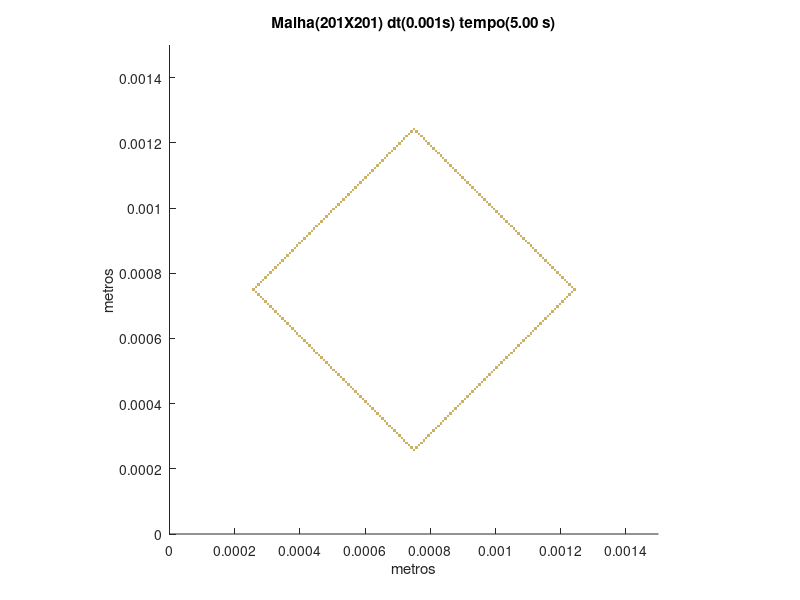

MATLAB code to generate this figure:
set (gca,'PlotBoxAspectRatio',[1 1 1],'Xlim',[0,0.0015],'Ylim',[0,0.0015])
hold on
title('Malha(201X201) dt(0.001s) tempo(5.00 s)')
hold on
ylabel('metros')
hold on
xlabel('metros')
hold on

fill([0.000746268656716418 0.000746268656716418 0.000753731343283582 0.000753731343283582],[0.000253731343283582 0.000261194029850746 0.000261194029850746 0.000253731343283582],[0.8,0.7,0.4],'LineStyle','none')

fill([0.000738805970149254 0.000738805970149254 0.000746268656716418 0.000746268656716418],[0.000261194029850746 0.00026865671641791 0.00026865671641791 0.000261194029850746],[0.8,0.7,0.4],'LineStyle','none')

fill([0.000753731343283582 0.000753731343283582 0.000761194029850746 0.000761194029850746],[0.000261194029850746 0.00026865671641791 0.00026865671641791 0.000261194029850746],[0.8,0.7,0.4],'LineStyle','none')

fill([0.00073134328358209 0.00073134328358209 0.000738805970149254 0.000738805970149254],[0.00026865671641791 0.000276119402985075 0.000276119402985075 0.00026865671641791],[0.8,0.7,0.4],'LineStyle','none')

fill([0.000761194029850746 0.000761194029850746 0.000768656716417911 0.000768656716417911],[0.00026865671641791 0.000276119402985075 0.000276119402985075 0.00026865671641791],[0.8,0.7,0.4],'LineStyle','none')

fill([0.000723880597014925 0.000723880597014925 0.00073134328358209 0.00073134328358209],[0.000276119402985075 0.000283582089552239 0.000283582089552239 0.000276119402985075],[0.8,0.7,0.4],'LineStyle','none')

fill([0.000768656716417911 0.000768656716417911 0.000776119402985075 0.000776119402985075],[0.000276119402985075 0.000283582089552239 0.000283582089552239 0.000276119402985075],[0.8,0.7,0.4],'LineStyle','none')

fill([0.000716417910447761 0.000716417910447761 0.000723880597014925 0.000723880597014925],[0.000283582089552239 0.000291044776119403 0.000291044776119403 0.000283582089552239],[0.8,0.7,0.4],'LineStyle','none')

fill([0.000776119402985075 0.000776119402985075 0.000783582089552239 0.000783582089552239],[0.000283582089552239 0.000291044776119403 0.000291044776119403 0.000283582089552239],[0.8,0.7,0.4],'LineStyle','none')

fill([0.000708955223880597 0.000708955223880597 0.000716417910447761 0.000716417910447761],[0.000291044776119403 0.000298507462686567 0.000298507462686567 0.000291044776119403],[0.8,0.7,0.4],'LineStyle','none')

fill([0.000783582089552239 0.000783582089552239 0.000791044776119403 0.000791044776119403],[0.000291044776119403 0.000298507462686567 0.000298507462686567 0.000291044776119403],[0.8,0.7,0.4],'LineStyle','none')

fill([0.000701492537313433 0.000701492537313433 0.000708955223880597 0.000708955223880597],[0.000298507462686567 0.000305970149253731 0.000305970149253731 0.000298507462686567],[0.8,0.7,0.4],'LineStyle','none')

fill([0.000791044776119403 0.000791044776119403 0.000798507462686567 0.000798507462686567],[0.000298507462686567 0.000305970149253731 0.000305970149253731 0.000298507462686567],[0.8,0.7,0.4],'LineStyle','none')

fill([0.000694029850746269 0.000694029850746269 0.000701492537313433 0.000701492537313433],[0.000305970149253731 0.000313432835820896 0.000313432835820896 0.000305970149253731],[0.8,0.7,0.4],'LineStyle','none')

fill([0.000798507462686567 0.000798507462686567 0.000805970149253731 0.000805970149253731],[0.000305970149253731 0.000313432835820896 0.000313432835820896 0.000305970149253731],[0.8,0.7,0.4],'LineStyle','none')

fill([0.000686567164179104 0.000686567164179104 0.000694029850746269 0.000694029850746269],[0.000313432835820896 0.00032089552238806 0.00032089552238806 0.000313432835820896],[0.8,0.7,0.4],'LineStyle','none')

fill([0.000805970149253731 0.000805970149253731 0.000813432835820896 0.000813432835820896],[0.000313432835820896 0.00032089552238806 0.00032089552238806 0.000313432835820896],[0.8,0.7,0.4],'LineStyle','none')

fill([0.00067910447761194 0.00067910447761194 0.000686567164179104 0.000686567164179104],[0.00032089552238806 0.000328358208955224 0.000328358208955224 0.00032089552238806],[0.8,0.7,0.4],'LineStyle','none')

fill([0.000813432835820896 0.000813432835820896 0.00082089552238806 0.00082089552238806],[0.00032089552238806 0.000328358208955224 0.000328358208955224 0.00032089552238806],[0.8,0.7,0.4],'LineStyle','none')

fill([0.000671641791044776 0.000671641791044776 0.00067910447761194 0.00067910447761194],[0.000328358208955224 0.000335820895522388 0.000335820895522388 0.000328358208955224],[0.8,0.7,0.4],'LineStyle','none')

fill([0.00082089552238806 0.00082089552238806 0.000828358208955224 0.000828358208955224],[0.000328358208955224 0.000335820895522388 0.000335820895522388 0.000328358208955224],[0.8,0.7,0.4],'LineStyle','none')

fill([0.000664179104477612 0.000664179104477612 0.000671641791044776 0.000671641791044776],[0.000335820895522388 0.000343283582089552 0.000343283582089552 0.000335820895522388],[0.8,0.7,0.4],'LineStyle','none')

fill([0.000828358208955224 0.000828358208955224 0.000835820895522388 0.000835820895522388],[0.000335820895522388 0.000343283582089552 0.000343283582089552 0.000335820895522388],[0.8,0.7,0.4],'LineStyle','none')

fill([0.000656716417910448 0.000656716417910448 0.000664179104477612 0.000664179104477612],[0.000343283582089552 0.000350746268656716 0.000350746268656716 0.000343283582089552],[0.8,0.7,0.4],'LineStyle','none')

fill([0.000835820895522388 0.000835820895522388 0.000843283582089552 0.000843283582089552],[0.000343283582089552 0.000350746268656716 0.000350746268656716 0.000343283582089552],[0.8,0.7,0.4],'LineStyle','none')

fill([0.000649253731343284 0.000649253731343284 0.000656716417910448 0.000656716417910448],[0.000350746268656716 0.000358208955223881 0.000358208955223881 0.000350746268656716],[0.8,0.7,0.4],'LineStyle','none')

fill([0.000843283582089552 0.000843283582089552 0.000850746268656716 0.000850746268656716],[0.000350746268656716 0.000358208955223881 0.000358208955223881 0.000350746268656716],[0.8,0.7,0.4],'LineStyle','none')

fill([0.000641791044776119 0.000641791044776119 0.000649253731343284 0.000649253731343284],[0.000358208955223881 0.000365671641791045 0.000365671641791045 0.000358208955223881],[0.8,0.7,0.4],'LineStyle','none')

fill([0.000850746268656716 0.000850746268656716 0.000858208955223881 0.000858208955223881],[0.000358208955223881 0.000365671641791045 0.000365671641791045 0.000358208955223881],[0.8,0.7,0.4],'LineStyle','none')

fill([0.000634328358208955 0.000634328358208955 0.000641791044776119 0.000641791044776119],[0.000365671641791045 0.000373134328358209 0.000373134328358209 0.000365671641791045],[0.8,0.7,0.4],'LineStyle','none')

fill([0.000858208955223881 0.000858208955223881 0.000865671641791045 0.000865671641791045],[0.000365671641791045 0.000373134328358209 0.000373134328358209 0.000365671641791045],[0.8,0.7,0.4],'LineStyle','none')

fill([0.000626865671641791 0.000626865671641791 0.000634328358208955 0.000634328358208955],[0.000373134328358209 0.000380597014925373 0.000380597014925373 0.000373134328358209],[0.8,0.7,0.4],'LineStyle','none')

fill([0.000865671641791045 0.000865671641791045 0.000873134328358209 0.000873134328358209],[0.000373134328358209 0.000380597014925373 0.000380597014925373 0.000373134328358209],[0.8,0.7,0.4],'LineStyle','none')

fill([0.000619402985074627 0.000619402985074627 0.000626865671641791 0.000626865671641791],[0.000380597014925373 0.000388059701492537 0.000388059701492537 0.000380597014925373],[0.8,0.7,0.4],'LineStyle','none')

fill([0.000873134328358209 0.000873134328358209 0.000880597014925373 0.000880597014925373],[0.000380597014925373 0.000388059701492537 0.000388059701492537 0.000380597014925373],[0.8,0.7,0.4],'LineStyle','none')

fill([0.000611940298507463 0.000611940298507463 0.000619402985074627 0.000619402985074627],[0.000388059701492537 0.000395522388059701 0.000395522388059701 0.000388059701492537],[0.8,0.7,0.4],'LineStyle','none')

fill([0.000880597014925373 0.000880597014925373 0.000888059701492537 0.000888059701492537],[0.000388059701492537 0.000395522388059701 0.000395522388059701 0.000388059701492537],[0.8,0.7,0.4],'LineStyle','none')

fill([0.000604477611940299 0.000604477611940299 0.000611940298507463 0.000611940298507463],[0.000395522388059701 0.000402985074626866 0.000402985074626866 0.000395522388059701],[0.8,0.7,0.4],'LineStyle','none')

fill([0.000888059701492537 0.000888059701492537 0.000895522388059702 0.000895522388059702],[0.000395522388059701 0.000402985074626866 0.000402985074626866 0.000395522388059701],[0.8,0.7,0.4],'LineStyle','none')

fill([0.000597014925373134 0.000597014925373134 0.000604477611940299 0.000604477611940299],[0.000402985074626866 0.00041044776119403 0.00041044776119403 0.000402985074626866],[0.8,0.7,0.4],'LineStyle','none')

fill([0.000895522388059702 0.000895522388059702 0.000902985074626866 0.000902985074626866],[0.000402985074626866 0.00041044776119403 0.00041044776119403 0.000402985074626866],[0.8,0.7,0.4],'LineStyle','none')

fill([0.00058955223880597 0.00058955223880597 0.000597014925373134 0.000597014925373134],[0.00041044776119403 0.000417910447761194 0.000417910447761194 0.00041044776119403],[0.8,0.7,0.4],'LineStyle','none')

fill([0.000902985074626866 0.000902985074626866 0.00091044776119403 0.00091044776119403],[0.00041044776119403 0.000417910447761194 0.000417910447761194 0.00041044776119403],[0.8,0.7,0.4],'LineStyle','none')

fill([0.000582089552238806 0.000582089552238806 0.00058955223880597 0.00058955223880597],[0.000417910447761194 0.000425373134328358 0.000425373134328358 0.000417910447761194],[0.8,0.7,0.4],'LineStyle','none')

fill([0.00091044776119403 0.00091044776119403 0.000917910447761194 0.000917910447761194],[0.000417910447761194 0.000425373134328358 0.000425373134328358 0.000417910447761194],[0.8,0.7,0.4],'LineStyle','none')

fill([0.000574626865671642 0.000574626865671642 0.000582089552238806 0.000582089552238806],[0.000425373134328358 0.000432835820895522 0.000432835820895522 0.000425373134328358],[0.8,0.7,0.4],'LineStyle','none')

fill([0.000917910447761194 0.000917910447761194 0.000925373134328358 0.000925373134328358],[0.000425373134328358 0.000432835820895522 0.000432835820895522 0.000425373134328358],[0.8,0.7,0.4],'LineStyle','none')

fill([0.000567164179104478 0.000567164179104478 0.000574626865671642 0.000574626865671642],[0.000432835820895522 0.000440298507462687 0.000440298507462687 0.000432835820895522],[0.8,0.7,0.4],'LineStyle','none')

fill([0.000925373134328358 0.000925373134328358 0.000932835820895522 0.000932835820895522],[0.000432835820895522 0.000440298507462687 0.000440298507462687 0.000432835820895522],[0.8,0.7,0.4],'LineStyle','none')

fill([0.000559701492537313 0.000559701492537313 0.000567164179104478 0.000567164179104478],[0.000440298507462687 0.000447761194029851 0.000447761194029851 0.000440298507462687],[0.8,0.7,0.4],'LineStyle','none')

fill([0.000932835820895522 0.000932835820895522 0.000940298507462687 0.000940298507462687],[0.000440298507462687 0.000447761194029851 0.000447761194029851 0.000440298507462687],[0.8,0.7,0.4],'LineStyle','none')

fill([0.000552238805970149 0.000552238805970149 0.000559701492537313 0.000559701492537313],[0.000447761194029851 0.000455223880597015 0.000455223880597015 0.000447761194029851],[0.8,0.7,0.4],'LineStyle','none')

fill([0.000940298507462687 0.000940298507462687 0.000947761194029851 0.000947761194029851],[0.000447761194029851 0.000455223880597015 0.000455223880597015 0.000447761194029851],[0.8,0.7,0.4],'LineStyle','none')

fill([0.000544776119402985 0.000544776119402985 0.000552238805970149 0.000552238805970149],[0.000455223880597015 0.000462686567164179 0.000462686567164179 0.000455223880597015],[0.8,0.7,0.4],'LineStyle','none')

fill([0.000947761194029851 0.000947761194029851 0.000955223880597015 0.000955223880597015],[0.000455223880597015 0.000462686567164179 0.000462686567164179 0.000455223880597015],[0.8,0.7,0.4],'LineStyle','none')

fill([0.000537313432835821 0.000537313432835821 0.000544776119402985 0.000544776119402985],[0.000462686567164179 0.000470149253731343 0.000470149253731343 0.000462686567164179],[0.8,0.7,0.4],'LineStyle','none')

fill([0.000955223880597015 0.000955223880597015 0.000962686567164179 0.000962686567164179],[0.000462686567164179 0.000470149253731343 0.000470149253731343 0.000462686567164179],[0.8,0.7,0.4],'LineStyle','none')

fill([0.000529850746268657 0.000529850746268657 0.000537313432835821 0.000537313432835821],[0.000470149253731343 0.000477611940298507 0.000477611940298507 0.000470149253731343],[0.8,0.7,0.4],'LineStyle','none')

fill([0.000962686567164179 0.000962686567164179 0.000970149253731343 0.000970149253731343],[0.000470149253731343 0.000477611940298507 0.000477611940298507 0.000470149253731343],[0.8,0.7,0.4],'LineStyle','none')

fill([0.000522388059701493 0.000522388059701493 0.000529850746268657 0.000529850746268657],[0.000477611940298507 0.000485074626865672 0.000485074626865672 0.000477611940298507],[0.8,0.7,0.4],'LineStyle','none')

fill([0.000970149253731343 0.000970149253731343 0.000977611940298507 0.000977611940298507],[0.000477611940298507 0.000485074626865672 0.000485074626865672 0.000477611940298507],[0.8,0.7,0.4],'LineStyle','none')

fill([0.000514925373134328 0.000514925373134328 0.000522388059701493 0.000522388059701493],[0.000485074626865672 0.000492537313432836 0.000492537313432836 0.000485074626865672],[0.8,0.7,0.4],'LineStyle','none')

fill([0.000977611940298507 0.000977611940298507 0.000985074626865672 0.000985074626865672],[0.000485074626865672 0.000492537313432836 0.000492537313432836 0.000485074626865672],[0.8,0.7,0.4],'LineStyle','none')

fill([0.000507462686567164 0.000507462686567164 0.000514925373134328 0.000514925373134328],[0.000492537313432836 0.0005 0.0005 0.000492537313432836],[0.8,0.7,0.4],'LineStyle','none')

fill([0.000985074626865672 0.000985074626865672 0.000992537313432836 0.000992537313432836],[0.000492537313432836 0.0005 0.0005 0.000492537313432836],[0.8,0.7,0.4],'LineStyle','none')

fill([0.0005 0.0005 0.000507462686567164 0.000507462686567164],[0.0005 0.000507462686567164 0.000507462686567164 0.0005],[0.8,0.7,0.4],'LineStyle','none')

fill([0.000992537313432836 0.000992537313432836 0.001 0.001],[0.0005 0.000507462686567164 0.000507462686567164 0.0005],[0.8,0.7,0.4],'LineStyle','none')

fill([0.000492537313432836 0.000492537313432836 0.0005 0.0005],[0.000507462686567164 0.000514925373134328 0.000514925373134328 0.000507462686567164],[0.8,0.7,0.4],'LineStyle','none')

fill([0.001 0.001 0.00100746268656716 0.00100746268656716],[0.000507462686567164 0.000514925373134328 0.000514925373134328 0.000507462686567164],[0.8,0.7,0.4],'LineStyle','none')

fill([0.000485074626865672 0.000485074626865672 0.000492537313432836 0.000492537313432836],[0.000514925373134328 0.000522388059701493 0.000522388059701493 0.000514925373134328],[0.8,0.7,0.4],'LineStyle','none')

fill([0.00100746268656716 0.00100746268656716 0.00101492537313433 0.00101492537313433],[0.000514925373134328 0.000522388059701493 0.000522388059701493 0.000514925373134328],[0.8,0.7,0.4],'LineStyle','none')

fill([0.000477611940298507 0.000477611940298507 0.000485074626865672 0.000485074626865672],[0.000522388059701493 0.000529850746268657 0.000529850746268657 0.000522388059701493],[0.8,0.7,0.4],'LineStyle','none')

fill([0.00101492537313433 0.00101492537313433 0.00102238805970149 0.00102238805970149],[0.000522388059701493 0.000529850746268657 0.000529850746268657 0.000522388059701493],[0.8,0.7,0.4],'LineStyle','none')

fill([0.000470149253731343 0.000470149253731343 0.000477611940298507 0.000477611940298507],[0.000529850746268657 0.000537313432835821 0.000537313432835821 0.000529850746268657],[0.8,0.7,0.4],'LineStyle','none')

fill([0.00102238805970149 0.00102238805970149 0.00102985074626866 0.00102985074626866],[0.000529850746268657 0.000537313432835821 0.000537313432835821 0.000529850746268657],[0.8,0.7,0.4],'LineStyle','none')

fill([0.000462686567164179 0.000462686567164179 0.000470149253731343 0.000470149253731343],[0.000537313432835821 0.000544776119402985 0.000544776119402985 0.000537313432835821],[0.8,0.7,0.4],'LineStyle','none')

fill([0.00102985074626866 0.00102985074626866 0.00103731343283582 0.00103731343283582],[0.000537313432835821 0.000544776119402985 0.000544776119402985 0.000537313432835821],[0.8,0.7,0.4],'LineStyle','none')

fill([0.000455223880597015 0.000455223880597015 0.000462686567164179 0.000462686567164179],[0.000544776119402985 0.000552238805970149 0.000552238805970149 0.000544776119402985],[0.8,0.7,0.4],'LineStyle','none')

fill([0.00103731343283582 0.00103731343283582 0.00104477611940299 0.00104477611940299],[0.000544776119402985 0.000552238805970149 0.000552238805970149 0.000544776119402985],[0.8,0.7,0.4],'LineStyle','none')

fill([0.000447761194029851 0.000447761194029851 0.000455223880597015 0.000455223880597015],[0.000552238805970149 0.000559701492537313 0.000559701492537313 0.000552238805970149],[0.8,0.7,0.4],'LineStyle','none')

fill([0.00104477611940299 0.00104477611940299 0.00105223880597015 0.00105223880597015],[0.000552238805970149 0.000559701492537313 0.000559701492537313 0.000552238805970149],[0.8,0.7,0.4],'LineStyle','none')

fill([0.000440298507462687 0.000440298507462687 0.000447761194029851 0.000447761194029851],[0.000559701492537313 0.000567164179104478 0.000567164179104478 0.000559701492537313],[0.8,0.7,0.4],'LineStyle','none')

fill([0.00105223880597015 0.00105223880597015 0.00105970149253731 0.00105970149253731],[0.000559701492537313 0.000567164179104478 0.000567164179104478 0.000559701492537313],[0.8,0.7,0.4],'LineStyle','none')

fill([0.000432835820895522 0.000432835820895522 0.000440298507462687 0.000440298507462687],[0.000567164179104478 0.000574626865671642 0.000574626865671642 0.000567164179104478],[0.8,0.7,0.4],'LineStyle','none')

fill([0.00105970149253731 0.00105970149253731 0.00106716417910448 0.00106716417910448],[0.000567164179104478 0.000574626865671642 0.000574626865671642 0.000567164179104478],[0.8,0.7,0.4],'LineStyle','none')

fill([0.000425373134328358 0.000425373134328358 0.000432835820895522 0.000432835820895522],[0.000574626865671642 0.000582089552238806 0.000582089552238806 0.000574626865671642],[0.8,0.7,0.4],'LineStyle','none')

fill([0.00106716417910448 0.00106716417910448 0.00107462686567164 0.00107462686567164],[0.000574626865671642 0.000582089552238806 0.000582089552238806 0.000574626865671642],[0.8,0.7,0.4],'LineStyle','none')

fill([0.000417910447761194 0.000417910447761194 0.000425373134328358 0.000425373134328358],[0.000582089552238806 0.00058955223880597 0.00058955223880597 0.000582089552238806],[0.8,0.7,0.4],'LineStyle','none')

fill([0.00107462686567164 0.00107462686567164 0.00108208955223881 0.00108208955223881],[0.000582089552238806 0.00058955223880597 0.00058955223880597 0.000582089552238806],[0.8,0.7,0.4],'LineStyle','none')

fill([0.00041044776119403 0.00041044776119403 0.000417910447761194 0.000417910447761194],[0.00058955223880597 0.000597014925373134 0.000597014925373134 0.00058955223880597],[0.8,0.7,0.4],'LineStyle','none')

fill([0.00108208955223881 0.00108208955223881 0.00108955223880597 0.00108955223880597],[0.00058955223880597 0.000597014925373134 0.000597014925373134 0.00058955223880597],[0.8,0.7,0.4],'LineStyle','none')

fill([0.000402985074626866 0.000402985074626866 0.00041044776119403 0.00041044776119403],[0.000597014925373134 0.000604477611940299 0.000604477611940299 0.000597014925373134],[0.8,0.7,0.4],'LineStyle','none')

fill([0.00108955223880597 0.00108955223880597 0.00109701492537313 0.00109701492537313],[0.000597014925373134 0.000604477611940299 0.000604477611940299 0.000597014925373134],[0.8,0.7,0.4],'LineStyle','none')

fill([0.000395522388059701 0.000395522388059701 0.000402985074626866 0.000402985074626866],[0.000604477611940299 0.000611940298507463 0.000611940298507463 0.000604477611940299],[0.8,0.7,0.4],'LineStyle','none')

fill([0.00109701492537313 0.00109701492537313 0.0011044776119403 0.0011044776119403],[0.000604477611940299 0.000611940298507463 0.000611940298507463 0.000604477611940299],[0.8,0.7,0.4],'LineStyle','none')

fill([0.000388059701492537 0.000388059701492537 0.000395522388059701 0.000395522388059701],[0.000611940298507463 0.000619402985074627 0.000619402985074627 0.000611940298507463],[0.8,0.7,0.4],'LineStyle','none')

fill([0.0011044776119403 0.0011044776119403 0.00111194029850746 0.00111194029850746],[0.000611940298507463 0.000619402985074627 0.000619402985074627 0.000611940298507463],[0.8,0.7,0.4],'LineStyle','none')

fill([0.000380597014925373 0.000380597014925373 0.000388059701492537 0.000388059701492537],[0.000619402985074627 0.000626865671641791 0.000626865671641791 0.000619402985074627],[0.8,0.7,0.4],'LineStyle','none')

fill([0.00111194029850746 0.00111194029850746 0.00111940298507463 0.00111940298507463],[0.000619402985074627 0.000626865671641791 0.000626865671641791 0.000619402985074627],[0.8,0.7,0.4],'LineStyle','none')

fill([0.000373134328358209 0.000373134328358209 0.000380597014925373 0.000380597014925373],[0.000626865671641791 0.000634328358208955 0.000634328358208955 0.000626865671641791],[0.8,0.7,0.4],'LineStyle','none')

fill([0.00111940298507463 0.00111940298507463 0.00112686567164179 0.00112686567164179],[0.000626865671641791 0.000634328358208955 0.000634328358208955 0.000626865671641791],[0.8,0.7,0.4],'LineStyle','none')

fill([0.000365671641791045 0.000365671641791045 0.000373134328358209 0.000373134328358209],[0.000634328358208955 0.000641791044776119 0.000641791044776119 0.000634328358208955],[0.8,0.7,0.4],'LineStyle','none')

fill([0.00112686567164179 0.00112686567164179 0.00113432835820896 0.00113432835820896],[0.000634328358208955 0.000641791044776119 0.000641791044776119 0.000634328358208955],[0.8,0.7,0.4],'LineStyle','none')

fill([0.000358208955223881 0.000358208955223881 0.000365671641791045 0.000365671641791045],[0.000641791044776119 0.000649253731343284 0.000649253731343284 0.000641791044776119],[0.8,0.7,0.4],'LineStyle','none')

fill([0.00113432835820896 0.00113432835820896 0.00114179104477612 0.00114179104477612],[0.000641791044776119 0.000649253731343284 0.000649253731343284 0.000641791044776119],[0.8,0.7,0.4],'LineStyle','none')

fill([0.000350746268656716 0.000350746268656716 0.000358208955223881 0.000358208955223881],[0.000649253731343284 0.000656716417910448 0.000656716417910448 0.000649253731343284],[0.8,0.7,0.4],'LineStyle','none')

fill([0.00114179104477612 0.00114179104477612 0.00114925373134328 0.00114925373134328],[0.000649253731343284 0.000656716417910448 0.000656716417910448 0.000649253731343284],[0.8,0.7,0.4],'LineStyle','none')

fill([0.000343283582089552 0.000343283582089552 0.000350746268656716 0.000350746268656716],[0.000656716417910448 0.000664179104477612 0.000664179104477612 0.000656716417910448],[0.8,0.7,0.4],'LineStyle','none')

fill([0.00114925373134328 0.00114925373134328 0.00115671641791045 0.00115671641791045],[0.000656716417910448 0.000664179104477612 0.000664179104477612 0.000656716417910448],[0.8,0.7,0.4],'LineStyle','none')

fill([0.000335820895522388 0.000335820895522388 0.000343283582089552 0.000343283582089552],[0.000664179104477612 0.000671641791044776 0.000671641791044776 0.000664179104477612],[0.8,0.7,0.4],'LineStyle','none')

fill([0.00115671641791045 0.00115671641791045 0.00116417910447761 0.00116417910447761],[0.000664179104477612 0.000671641791044776 0.000671641791044776 0.000664179104477612],[0.8,0.7,0.4],'LineStyle','none')

fill([0.000328358208955224 0.000328358208955224 0.000335820895522388 0.000335820895522388],[0.000671641791044776 0.00067910447761194 0.00067910447761194 0.000671641791044776],[0.8,0.7,0.4],'LineStyle','none')

fill([0.00116417910447761 0.00116417910447761 0.00117164179104478 0.00117164179104478],[0.000671641791044776 0.00067910447761194 0.00067910447761194 0.000671641791044776],[0.8,0.7,0.4],'LineStyle','none')

fill([0.00032089552238806 0.00032089552238806 0.000328358208955224 0.000328358208955224],[0.00067910447761194 0.000686567164179104 0.000686567164179104 0.00067910447761194],[0.8,0.7,0.4],'LineStyle','none')

fill([0.00117164179104478 0.00117164179104478 0.00117910447761194 0.00117910447761194],[0.00067910447761194 0.000686567164179104 0.000686567164179104 0.00067910447761194],[0.8,0.7,0.4],'LineStyle','none')

fill([0.000313432835820896 0.000313432835820896 0.00032089552238806 0.00032089552238806],[0.000686567164179104 0.000694029850746269 0.000694029850746269 0.000686567164179104],[0.8,0.7,0.4],'LineStyle','none')

fill([0.00117910447761194 0.00117910447761194 0.0011865671641791 0.0011865671641791],[0.000686567164179104 0.000694029850746269 0.000694029850746269 0.000686567164179104],[0.8,0.7,0.4],'LineStyle','none')

fill([0.000305970149253731 0.000305970149253731 0.000313432835820896 0.000313432835820896],[0.000694029850746269 0.000701492537313433 0.000701492537313433 0.000694029850746269],[0.8,0.7,0.4],'LineStyle','none')

fill([0.0011865671641791 0.0011865671641791 0.00119402985074627 0.00119402985074627],[0.000694029850746269 0.000701492537313433 0.000701492537313433 0.000694029850746269],[0.8,0.7,0.4],'LineStyle','none')

fill([0.000298507462686567 0.000298507462686567 0.000305970149253731 0.000305970149253731],[0.000701492537313433 0.000708955223880597 0.000708955223880597 0.000701492537313433],[0.8,0.7,0.4],'LineStyle','none')

fill([0.00119402985074627 0.00119402985074627 0.00120149253731343 0.00120149253731343],[0.000701492537313433 0.000708955223880597 0.000708955223880597 0.000701492537313433],[0.8,0.7,0.4],'LineStyle','none')

fill([0.000291044776119403 0.000291044776119403 0.000298507462686567 0.000298507462686567],[0.000708955223880597 0.000716417910447761 0.000716417910447761 0.000708955223880597],[0.8,0.7,0.4],'LineStyle','none')

fill([0.00120149253731343 0.00120149253731343 0.0012089552238806 0.0012089552238806],[0.000708955223880597 0.000716417910447761 0.000716417910447761 0.000708955223880597],[0.8,0.7,0.4],'LineStyle','none')

fill([0.000283582089552239 0.000283582089552239 0.000291044776119403 0.000291044776119403],[0.000716417910447761 0.000723880597014925 0.000723880597014925 0.000716417910447761],[0.8,0.7,0.4],'LineStyle','none')

fill([0.0012089552238806 0.0012089552238806 0.00121641791044776 0.00121641791044776],[0.000716417910447761 0.000723880597014925 0.000723880597014925 0.000716417910447761],[0.8,0.7,0.4],'LineStyle','none')

fill([0.000276119402985075 0.000276119402985075 0.000283582089552239 0.000283582089552239],[0.000723880597014925 0.00073134328358209 0.00073134328358209 0.000723880597014925],[0.8,0.7,0.4],'LineStyle','none')

fill([0.00121641791044776 0.00121641791044776 0.00122388059701493 0.00122388059701493],[0.000723880597014925 0.00073134328358209 0.00073134328358209 0.000723880597014925],[0.8,0.7,0.4],'LineStyle','none')

fill([0.00026865671641791 0.00026865671641791 0.000276119402985075 0.000276119402985075],[0.00073134328358209 0.000738805970149254 0.000738805970149254 0.00073134328358209],[0.8,0.7,0.4],'LineStyle','none')

fill([0.00122388059701493 0.00122388059701493 0.00123134328358209 0.00123134328358209],[0.00073134328358209 0.000738805970149254 0.000738805970149254 0.00073134328358209],[0.8,0.7,0.4],'LineStyle','none')

fill([0.000261194029850746 0.000261194029850746 0.00026865671641791 0.00026865671641791],[0.000738805970149254 0.000746268656716418 0.000746268656716418 0.000738805970149254],[0.8,0.7,0.4],'LineStyle','none')

fill([0.00123134328358209 0.00123134328358209 0.00123880597014925 0.00123880597014925],[0.000738805970149254 0.000746268656716418 0.000746268656716418 0.000738805970149254],[0.8,0.7,0.4],'LineStyle','none')

fill([0.000253731343283582 0.000253731343283582 0.000261194029850746 0.000261194029850746],[0.000746268656716418 0.000753731343283582 0.000753731343283582 0.000746268656716418],[0.8,0.7,0.4],'LineStyle','none')

fill([0.00123880597014925 0.00123880597014925 0.00124626865671642 0.00124626865671642],[0.000746268656716418 0.000753731343283582 0.000753731343283582 0.000746268656716418],[0.8,0.7,0.4],'LineStyle','none')

fill([0.000261194029850746 0.000261194029850746 0.00026865671641791 0.00026865671641791],[0.000753731343283582 0.000761194029850746 0.000761194029850746 0.000753731343283582],[0.8,0.7,0.4],'LineStyle','none')

fill([0.00123134328358209 0.00123134328358209 0.00123880597014925 0.00123880597014925],[0.000753731343283582 0.000761194029850746 0.000761194029850746 0.000753731343283582],[0.8,0.7,0.4],'LineStyle','none')

fill([0.00026865671641791 0.00026865671641791 0.000276119402985075 0.000276119402985075],[0.000761194029850746 0.000768656716417911 0.000768656716417911 0.000761194029850746],[0.8,0.7,0.4],'LineStyle','none')

fill([0.00122388059701493 0.00122388059701493 0.00123134328358209 0.00123134328358209],[0.000761194029850746 0.000768656716417911 0.000768656716417911 0.000761194029850746],[0.8,0.7,0.4],'LineStyle','none')

fill([0.000276119402985075 0.000276119402985075 0.000283582089552239 0.000283582089552239],[0.000768656716417911 0.000776119402985075 0.000776119402985075 0.000768656716417911],[0.8,0.7,0.4],'LineStyle','none')

fill([0.00121641791044776 0.00121641791044776 0.00122388059701493 0.00122388059701493],[0.000768656716417911 0.000776119402985075 0.000776119402985075 0.000768656716417911],[0.8,0.7,0.4],'LineStyle','none')

fill([0.000283582089552239 0.000283582089552239 0.000291044776119403 0.000291044776119403],[0.000776119402985075 0.000783582089552239 0.000783582089552239 0.000776119402985075],[0.8,0.7,0.4],'LineStyle','none')

fill([0.0012089552238806 0.0012089552238806 0.00121641791044776 0.00121641791044776],[0.000776119402985075 0.000783582089552239 0.000783582089552239 0.000776119402985075],[0.8,0.7,0.4],'LineStyle','none')

fill([0.000291044776119403 0.000291044776119403 0.000298507462686567 0.000298507462686567],[0.000783582089552239 0.000791044776119403 0.000791044776119403 0.000783582089552239],[0.8,0.7,0.4],'LineStyle','none')

fill([0.00120149253731343 0.00120149253731343 0.0012089552238806 0.0012089552238806],[0.000783582089552239 0.000791044776119403 0.000791044776119403 0.000783582089552239],[0.8,0.7,0.4],'LineStyle','none')

fill([0.000298507462686567 0.000298507462686567 0.000305970149253731 0.000305970149253731],[0.000791044776119403 0.000798507462686567 0.000798507462686567 0.000791044776119403],[0.8,0.7,0.4],'LineStyle','none')

fill([0.00119402985074627 0.00119402985074627 0.00120149253731343 0.00120149253731343],[0.000791044776119403 0.000798507462686567 0.000798507462686567 0.000791044776119403],[0.8,0.7,0.4],'LineStyle','none')

fill([0.000305970149253731 0.000305970149253731 0.000313432835820896 0.000313432835820896],[0.000798507462686567 0.000805970149253731 0.000805970149253731 0.000798507462686567],[0.8,0.7,0.4],'LineStyle','none')

fill([0.0011865671641791 0.0011865671641791 0.00119402985074627 0.00119402985074627],[0.000798507462686567 0.000805970149253731 0.000805970149253731 0.000798507462686567],[0.8,0.7,0.4],'LineStyle','none')

fill([0.000313432835820896 0.000313432835820896 0.00032089552238806 0.00032089552238806],[0.000805970149253731 0.000813432835820896 0.000813432835820896 0.000805970149253731],[0.8,0.7,0.4],'LineStyle','none')

fill([0.00117910447761194 0.00117910447761194 0.0011865671641791 0.0011865671641791],[0.000805970149253731 0.000813432835820896 0.000813432835820896 0.000805970149253731],[0.8,0.7,0.4],'LineStyle','none')

fill([0.00032089552238806 0.00032089552238806 0.000328358208955224 0.000328358208955224],[0.000813432835820896 0.00082089552238806 0.00082089552238806 0.000813432835820896],[0.8,0.7,0.4],'LineStyle','none')

fill([0.00117164179104478 0.00117164179104478 0.00117910447761194 0.00117910447761194],[0.000813432835820896 0.00082089552238806 0.00082089552238806 0.000813432835820896],[0.8,0.7,0.4],'LineStyle','none')

fill([0.000328358208955224 0.000328358208955224 0.000335820895522388 0.000335820895522388],[0.00082089552238806 0.000828358208955224 0.000828358208955224 0.00082089552238806],[0.8,0.7,0.4],'LineStyle','none')

fill([0.00116417910447761 0.00116417910447761 0.00117164179104478 0.00117164179104478],[0.00082089552238806 0.000828358208955224 0.000828358208955224 0.00082089552238806],[0.8,0.7,0.4],'LineStyle','none')

fill([0.000335820895522388 0.000335820895522388 0.000343283582089552 0.000343283582089552],[0.000828358208955224 0.000835820895522388 0.000835820895522388 0.000828358208955224],[0.8,0.7,0.4],'LineStyle','none')

fill([0.00115671641791045 0.00115671641791045 0.00116417910447761 0.00116417910447761],[0.000828358208955224 0.000835820895522388 0.000835820895522388 0.000828358208955224],[0.8,0.7,0.4],'LineStyle','none')

fill([0.000343283582089552 0.000343283582089552 0.000350746268656716 0.000350746268656716],[0.000835820895522388 0.000843283582089552 0.000843283582089552 0.000835820895522388],[0.8,0.7,0.4],'LineStyle','none')

fill([0.00114925373134328 0.00114925373134328 0.00115671641791045 0.00115671641791045],[0.000835820895522388 0.000843283582089552 0.000843283582089552 0.000835820895522388],[0.8,0.7,0.4],'LineStyle','none')

fill([0.000350746268656716 0.000350746268656716 0.000358208955223881 0.000358208955223881],[0.000843283582089552 0.000850746268656716 0.000850746268656716 0.000843283582089552],[0.8,0.7,0.4],'LineStyle','none')

fill([0.00114179104477612 0.00114179104477612 0.00114925373134328 0.00114925373134328],[0.000843283582089552 0.000850746268656716 0.000850746268656716 0.000843283582089552],[0.8,0.7,0.4],'LineStyle','none')

fill([0.000358208955223881 0.000358208955223881 0.000365671641791045 0.000365671641791045],[0.000850746268656716 0.000858208955223881 0.000858208955223881 0.000850746268656716],[0.8,0.7,0.4],'LineStyle','none')

fill([0.00113432835820896 0.00113432835820896 0.00114179104477612 0.00114179104477612],[0.000850746268656716 0.000858208955223881 0.000858208955223881 0.000850746268656716],[0.8,0.7,0.4],'LineStyle','none')

fill([0.000365671641791045 0.000365671641791045 0.000373134328358209 0.000373134328358209],[0.000858208955223881 0.000865671641791045 0.000865671641791045 0.000858208955223881],[0.8,0.7,0.4],'LineStyle','none')

fill([0.00112686567164179 0.00112686567164179 0.00113432835820896 0.00113432835820896],[0.000858208955223881 0.000865671641791045 0.000865671641791045 0.000858208955223881],[0.8,0.7,0.4],'LineStyle','none')

fill([0.000373134328358209 0.000373134328358209 0.000380597014925373 0.000380597014925373],[0.000865671641791045 0.000873134328358209 0.000873134328358209 0.000865671641791045],[0.8,0.7,0.4],'LineStyle','none')

fill([0.00111940298507463 0.00111940298507463 0.00112686567164179 0.00112686567164179],[0.000865671641791045 0.000873134328358209 0.000873134328358209 0.000865671641791045],[0.8,0.7,0.4],'LineStyle','none')

fill([0.000380597014925373 0.000380597014925373 0.000388059701492537 0.000388059701492537],[0.000873134328358209 0.000880597014925373 0.000880597014925373 0.000873134328358209],[0.8,0.7,0.4],'LineStyle','none')

fill([0.00111194029850746 0.00111194029850746 0.00111940298507463 0.00111940298507463],[0.000873134328358209 0.000880597014925373 0.000880597014925373 0.000873134328358209],[0.8,0.7,0.4],'LineStyle','none')

fill([0.000388059701492537 0.000388059701492537 0.000395522388059701 0.000395522388059701],[0.000880597014925373 0.000888059701492537 0.000888059701492537 0.000880597014925373],[0.8,0.7,0.4],'LineStyle','none')

fill([0.0011044776119403 0.0011044776119403 0.00111194029850746 0.00111194029850746],[0.000880597014925373 0.000888059701492537 0.000888059701492537 0.000880597014925373],[0.8,0.7,0.4],'LineStyle','none')

fill([0.000395522388059701 0.000395522388059701 0.000402985074626866 0.000402985074626866],[0.000888059701492537 0.000895522388059702 0.000895522388059702 0.000888059701492537],[0.8,0.7,0.4],'LineStyle','none')

fill([0.00109701492537313 0.00109701492537313 0.0011044776119403 0.0011044776119403],[0.000888059701492537 0.000895522388059702 0.000895522388059702 0.000888059701492537],[0.8,0.7,0.4],'LineStyle','none')

fill([0.000402985074626866 0.000402985074626866 0.00041044776119403 0.00041044776119403],[0.000895522388059702 0.000902985074626866 0.000902985074626866 0.000895522388059702],[0.8,0.7,0.4],'LineStyle','none')

fill([0.00108955223880597 0.00108955223880597 0.00109701492537313 0.00109701492537313],[0.000895522388059702 0.000902985074626866 0.000902985074626866 0.000895522388059702],[0.8,0.7,0.4],'LineStyle','none')

fill([0.00041044776119403 0.00041044776119403 0.000417910447761194 0.000417910447761194],[0.000902985074626866 0.00091044776119403 0.00091044776119403 0.000902985074626866],[0.8,0.7,0.4],'LineStyle','none')

fill([0.00108208955223881 0.00108208955223881 0.00108955223880597 0.00108955223880597],[0.000902985074626866 0.00091044776119403 0.00091044776119403 0.000902985074626866],[0.8,0.7,0.4],'LineStyle','none')

fill([0.000417910447761194 0.000417910447761194 0.000425373134328358 0.000425373134328358],[0.00091044776119403 0.000917910447761194 0.000917910447761194 0.00091044776119403],[0.8,0.7,0.4],'LineStyle','none')

fill([0.00107462686567164 0.00107462686567164 0.00108208955223881 0.00108208955223881],[0.00091044776119403 0.000917910447761194 0.000917910447761194 0.00091044776119403],[0.8,0.7,0.4],'LineStyle','none')

fill([0.000425373134328358 0.000425373134328358 0.000432835820895522 0.000432835820895522],[0.000917910447761194 0.000925373134328358 0.000925373134328358 0.000917910447761194],[0.8,0.7,0.4],'LineStyle','none')

fill([0.00106716417910448 0.00106716417910448 0.00107462686567164 0.00107462686567164],[0.000917910447761194 0.000925373134328358 0.000925373134328358 0.000917910447761194],[0.8,0.7,0.4],'LineStyle','none')

fill([0.000432835820895522 0.000432835820895522 0.000440298507462687 0.000440298507462687],[0.000925373134328358 0.000932835820895522 0.000932835820895522 0.000925373134328358],[0.8,0.7,0.4],'LineStyle','none')

fill([0.00105970149253731 0.00105970149253731 0.00106716417910448 0.00106716417910448],[0.000925373134328358 0.000932835820895522 0.000932835820895522 0.000925373134328358],[0.8,0.7,0.4],'LineStyle','none')

fill([0.000440298507462687 0.000440298507462687 0.000447761194029851 0.000447761194029851],[0.000932835820895522 0.000940298507462687 0.000940298507462687 0.000932835820895522],[0.8,0.7,0.4],'LineStyle','none')

fill([0.00105223880597015 0.00105223880597015 0.00105970149253731 0.00105970149253731],[0.000932835820895522 0.000940298507462687 0.000940298507462687 0.000932835820895522],[0.8,0.7,0.4],'LineStyle','none')

fill([0.000447761194029851 0.000447761194029851 0.000455223880597015 0.000455223880597015],[0.000940298507462687 0.000947761194029851 0.000947761194029851 0.000940298507462687],[0.8,0.7,0.4],'LineStyle','none')

fill([0.00104477611940299 0.00104477611940299 0.00105223880597015 0.00105223880597015],[0.000940298507462687 0.000947761194029851 0.000947761194029851 0.000940298507462687],[0.8,0.7,0.4],'LineStyle','none')

fill([0.000455223880597015 0.000455223880597015 0.000462686567164179 0.000462686567164179],[0.000947761194029851 0.000955223880597015 0.000955223880597015 0.000947761194029851],[0.8,0.7,0.4],'LineStyle','none')

fill([0.00103731343283582 0.00103731343283582 0.00104477611940299 0.00104477611940299],[0.000947761194029851 0.000955223880597015 0.000955223880597015 0.000947761194029851],[0.8,0.7,0.4],'LineStyle','none')

fill([0.000462686567164179 0.000462686567164179 0.000470149253731343 0.000470149253731343],[0.000955223880597015 0.000962686567164179 0.000962686567164179 0.000955223880597015],[0.8,0.7,0.4],'LineStyle','none')

fill([0.00102985074626866 0.00102985074626866 0.00103731343283582 0.00103731343283582],[0.000955223880597015 0.000962686567164179 0.000962686567164179 0.000955223880597015],[0.8,0.7,0.4],'LineStyle','none')

fill([0.000470149253731343 0.000470149253731343 0.000477611940298507 0.000477611940298507],[0.000962686567164179 0.000970149253731343 0.000970149253731343 0.000962686567164179],[0.8,0.7,0.4],'LineStyle','none')

fill([0.00102238805970149 0.00102238805970149 0.00102985074626866 0.00102985074626866],[0.000962686567164179 0.000970149253731343 0.000970149253731343 0.000962686567164179],[0.8,0.7,0.4],'LineStyle','none')

fill([0.000477611940298507 0.000477611940298507 0.000485074626865672 0.000485074626865672],[0.000970149253731343 0.000977611940298507 0.000977611940298507 0.000970149253731343],[0.8,0.7,0.4],'LineStyle','none')

fill([0.00101492537313433 0.00101492537313433 0.00102238805970149 0.00102238805970149],[0.000970149253731343 0.000977611940298507 0.000977611940298507 0.000970149253731343],[0.8,0.7,0.4],'LineStyle','none')

fill([0.000485074626865672 0.000485074626865672 0.000492537313432836 0.000492537313432836],[0.000977611940298507 0.000985074626865672 0.000985074626865672 0.000977611940298507],[0.8,0.7,0.4],'LineStyle','none')

fill([0.00100746268656716 0.00100746268656716 0.00101492537313433 0.00101492537313433],[0.000977611940298507 0.000985074626865672 0.000985074626865672 0.000977611940298507],[0.8,0.7,0.4],'LineStyle','none')

fill([0.000492537313432836 0.000492537313432836 0.0005 0.0005],[0.000985074626865672 0.000992537313432836 0.000992537313432836 0.000985074626865672],[0.8,0.7,0.4],'LineStyle','none')

fill([0.001 0.001 0.00100746268656716 0.00100746268656716],[0.000985074626865672 0.000992537313432836 0.000992537313432836 0.000985074626865672],[0.8,0.7,0.4],'LineStyle','none')

fill([0.0005 0.0005 0.000507462686567164 0.000507462686567164],[0.000992537313432836 0.001 0.001 0.000992537313432836],[0.8,0.7,0.4],'LineStyle','none')

fill([0.000992537313432836 0.000992537313432836 0.001 0.001],[0.000992537313432836 0.001 0.001 0.000992537313432836],[0.8,0.7,0.4],'LineStyle','none')

fill([0.000507462686567164 0.000507462686567164 0.000514925373134328 0.000514925373134328],[0.001 0.00100746268656716 0.00100746268656716 0.001],[0.8,0.7,0.4],'LineStyle','none')

fill([0.000985074626865672 0.000985074626865672 0.000992537313432836 0.000992537313432836],[0.001 0.00100746268656716 0.00100746268656716 0.001],[0.8,0.7,0.4],'LineStyle','none')

fill([0.000514925373134328 0.000514925373134328 0.000522388059701493 0.000522388059701493],[0.00100746268656716 0.00101492537313433 0.00101492537313433 0.00100746268656716],[0.8,0.7,0.4],'LineStyle','none')

fill([0.000977611940298507 0.000977611940298507 0.000985074626865672 0.000985074626865672],[0.00100746268656716 0.00101492537313433 0.00101492537313433 0.00100746268656716],[0.8,0.7,0.4],'LineStyle','none')

fill([0.000522388059701493 0.000522388059701493 0.000529850746268657 0.000529850746268657],[0.00101492537313433 0.00102238805970149 0.00102238805970149 0.00101492537313433],[0.8,0.7,0.4],'LineStyle','none')

fill([0.000970149253731343 0.000970149253731343 0.000977611940298507 0.000977611940298507],[0.00101492537313433 0.00102238805970149 0.00102238805970149 0.00101492537313433],[0.8,0.7,0.4],'LineStyle','none')

fill([0.000529850746268657 0.000529850746268657 0.000537313432835821 0.000537313432835821],[0.00102238805970149 0.00102985074626866 0.00102985074626866 0.00102238805970149],[0.8,0.7,0.4],'LineStyle','none')

fill([0.000962686567164179 0.000962686567164179 0.000970149253731343 0.000970149253731343],[0.00102238805970149 0.00102985074626866 0.00102985074626866 0.00102238805970149],[0.8,0.7,0.4],'LineStyle','none')

fill([0.000537313432835821 0.000537313432835821 0.000544776119402985 0.000544776119402985],[0.00102985074626866 0.00103731343283582 0.00103731343283582 0.00102985074626866],[0.8,0.7,0.4],'LineStyle','none')

fill([0.000955223880597015 0.000955223880597015 0.000962686567164179 0.000962686567164179],[0.00102985074626866 0.00103731343283582 0.00103731343283582 0.00102985074626866],[0.8,0.7,0.4],'LineStyle','none')

fill([0.000544776119402985 0.000544776119402985 0.000552238805970149 0.000552238805970149],[0.00103731343283582 0.00104477611940299 0.00104477611940299 0.00103731343283582],[0.8,0.7,0.4],'LineStyle','none')

fill([0.000947761194029851 0.000947761194029851 0.000955223880597015 0.000955223880597015],[0.00103731343283582 0.00104477611940299 0.00104477611940299 0.00103731343283582],[0.8,0.7,0.4],'LineStyle','none')

fill([0.000552238805970149 0.000552238805970149 0.000559701492537313 0.000559701492537313],[0.00104477611940299 0.00105223880597015 0.00105223880597015 0.00104477611940299],[0.8,0.7,0.4],'LineStyle','none')

fill([0.000940298507462687 0.000940298507462687 0.000947761194029851 0.000947761194029851],[0.00104477611940299 0.00105223880597015 0.00105223880597015 0.00104477611940299],[0.8,0.7,0.4],'LineStyle','none')

fill([0.000559701492537313 0.000559701492537313 0.000567164179104478 0.000567164179104478],[0.00105223880597015 0.00105970149253731 0.00105970149253731 0.00105223880597015],[0.8,0.7,0.4],'LineStyle','none')

fill([0.000932835820895522 0.000932835820895522 0.000940298507462687 0.000940298507462687],[0.00105223880597015 0.00105970149253731 0.00105970149253731 0.00105223880597015],[0.8,0.7,0.4],'LineStyle','none')

fill([0.000567164179104478 0.000567164179104478 0.000574626865671642 0.000574626865671642],[0.00105970149253731 0.00106716417910448 0.00106716417910448 0.00105970149253731],[0.8,0.7,0.4],'LineStyle','none')

fill([0.000925373134328358 0.000925373134328358 0.000932835820895522 0.000932835820895522],[0.00105970149253731 0.00106716417910448 0.00106716417910448 0.00105970149253731],[0.8,0.7,0.4],'LineStyle','none')

fill([0.000574626865671642 0.000574626865671642 0.000582089552238806 0.000582089552238806],[0.00106716417910448 0.00107462686567164 0.00107462686567164 0.00106716417910448],[0.8,0.7,0.4],'LineStyle','none')

fill([0.000917910447761194 0.000917910447761194 0.000925373134328358 0.000925373134328358],[0.00106716417910448 0.00107462686567164 0.00107462686567164 0.00106716417910448],[0.8,0.7,0.4],'LineStyle','none')

fill([0.000582089552238806 0.000582089552238806 0.00058955223880597 0.00058955223880597],[0.00107462686567164 0.00108208955223881 0.00108208955223881 0.00107462686567164],[0.8,0.7,0.4],'LineStyle','none')

fill([0.00091044776119403 0.00091044776119403 0.000917910447761194 0.000917910447761194],[0.00107462686567164 0.00108208955223881 0.00108208955223881 0.00107462686567164],[0.8,0.7,0.4],'LineStyle','none')

fill([0.00058955223880597 0.00058955223880597 0.000597014925373134 0.000597014925373134],[0.00108208955223881 0.00108955223880597 0.00108955223880597 0.00108208955223881],[0.8,0.7,0.4],'LineStyle','none')

fill([0.000902985074626866 0.000902985074626866 0.00091044776119403 0.00091044776119403],[0.00108208955223881 0.00108955223880597 0.00108955223880597 0.00108208955223881],[0.8,0.7,0.4],'LineStyle','none')

fill([0.000597014925373134 0.000597014925373134 0.000604477611940299 0.000604477611940299],[0.00108955223880597 0.00109701492537313 0.00109701492537313 0.00108955223880597],[0.8,0.7,0.4],'LineStyle','none')

fill([0.000895522388059702 0.000895522388059702 0.000902985074626866 0.000902985074626866],[0.00108955223880597 0.00109701492537313 0.00109701492537313 0.00108955223880597],[0.8,0.7,0.4],'LineStyle','none')

fill([0.000604477611940299 0.000604477611940299 0.000611940298507463 0.000611940298507463],[0.00109701492537313 0.0011044776119403 0.0011044776119403 0.00109701492537313],[0.8,0.7,0.4],'LineStyle','none')

fill([0.000888059701492537 0.000888059701492537 0.000895522388059702 0.000895522388059702],[0.00109701492537313 0.0011044776119403 0.0011044776119403 0.00109701492537313],[0.8,0.7,0.4],'LineStyle','none')

fill([0.000611940298507463 0.000611940298507463 0.000619402985074627 0.000619402985074627],[0.0011044776119403 0.00111194029850746 0.00111194029850746 0.0011044776119403],[0.8,0.7,0.4],'LineStyle','none')

fill([0.000880597014925373 0.000880597014925373 0.000888059701492537 0.000888059701492537],[0.0011044776119403 0.00111194029850746 0.00111194029850746 0.0011044776119403],[0.8,0.7,0.4],'LineStyle','none')

fill([0.000619402985074627 0.000619402985074627 0.000626865671641791 0.000626865671641791],[0.00111194029850746 0.00111940298507463 0.00111940298507463 0.00111194029850746],[0.8,0.7,0.4],'LineStyle','none')

fill([0.000873134328358209 0.000873134328358209 0.000880597014925373 0.000880597014925373],[0.00111194029850746 0.00111940298507463 0.00111940298507463 0.00111194029850746],[0.8,0.7,0.4],'LineStyle','none')

fill([0.000626865671641791 0.000626865671641791 0.000634328358208955 0.000634328358208955],[0.00111940298507463 0.00112686567164179 0.00112686567164179 0.00111940298507463],[0.8,0.7,0.4],'LineStyle','none')

fill([0.000865671641791045 0.000865671641791045 0.000873134328358209 0.000873134328358209],[0.00111940298507463 0.00112686567164179 0.00112686567164179 0.00111940298507463],[0.8,0.7,0.4],'LineStyle','none')

fill([0.000634328358208955 0.000634328358208955 0.000641791044776119 0.000641791044776119],[0.00112686567164179 0.00113432835820896 0.00113432835820896 0.00112686567164179],[0.8,0.7,0.4],'LineStyle','none')

fill([0.000858208955223881 0.000858208955223881 0.000865671641791045 0.000865671641791045],[0.00112686567164179 0.00113432835820896 0.00113432835820896 0.00112686567164179],[0.8,0.7,0.4],'LineStyle','none')

fill([0.000641791044776119 0.000641791044776119 0.000649253731343284 0.000649253731343284],[0.00113432835820896 0.00114179104477612 0.00114179104477612 0.00113432835820896],[0.8,0.7,0.4],'LineStyle','none')

fill([0.000850746268656716 0.000850746268656716 0.000858208955223881 0.000858208955223881],[0.00113432835820896 0.00114179104477612 0.00114179104477612 0.00113432835820896],[0.8,0.7,0.4],'LineStyle','none')

fill([0.000649253731343284 0.000649253731343284 0.000656716417910448 0.000656716417910448],[0.00114179104477612 0.00114925373134328 0.00114925373134328 0.00114179104477612],[0.8,0.7,0.4],'LineStyle','none')

fill([0.000843283582089552 0.000843283582089552 0.000850746268656716 0.000850746268656716],[0.00114179104477612 0.00114925373134328 0.00114925373134328 0.00114179104477612],[0.8,0.7,0.4],'LineStyle','none')

fill([0.000656716417910448 0.000656716417910448 0.000664179104477612 0.000664179104477612],[0.00114925373134328 0.00115671641791045 0.00115671641791045 0.00114925373134328],[0.8,0.7,0.4],'LineStyle','none')

fill([0.000835820895522388 0.000835820895522388 0.000843283582089552 0.000843283582089552],[0.00114925373134328 0.00115671641791045 0.00115671641791045 0.00114925373134328],[0.8,0.7,0.4],'LineStyle','none')

fill([0.000664179104477612 0.000664179104477612 0.000671641791044776 0.000671641791044776],[0.00115671641791045 0.00116417910447761 0.00116417910447761 0.00115671641791045],[0.8,0.7,0.4],'LineStyle','none')

fill([0.000828358208955224 0.000828358208955224 0.000835820895522388 0.000835820895522388],[0.00115671641791045 0.00116417910447761 0.00116417910447761 0.00115671641791045],[0.8,0.7,0.4],'LineStyle','none')

fill([0.000671641791044776 0.000671641791044776 0.00067910447761194 0.00067910447761194],[0.00116417910447761 0.00117164179104478 0.00117164179104478 0.00116417910447761],[0.8,0.7,0.4],'LineStyle','none')

fill([0.00082089552238806 0.00082089552238806 0.000828358208955224 0.000828358208955224],[0.00116417910447761 0.00117164179104478 0.00117164179104478 0.00116417910447761],[0.8,0.7,0.4],'LineStyle','none')

fill([0.00067910447761194 0.00067910447761194 0.000686567164179104 0.000686567164179104],[0.00117164179104478 0.00117910447761194 0.00117910447761194 0.00117164179104478],[0.8,0.7,0.4],'LineStyle','none')

fill([0.000813432835820896 0.000813432835820896 0.00082089552238806 0.00082089552238806],[0.00117164179104478 0.00117910447761194 0.00117910447761194 0.00117164179104478],[0.8,0.7,0.4],'LineStyle','none')

fill([0.000686567164179104 0.000686567164179104 0.000694029850746269 0.000694029850746269],[0.00117910447761194 0.0011865671641791 0.0011865671641791 0.00117910447761194],[0.8,0.7,0.4],'LineStyle','none')

fill([0.000805970149253731 0.000805970149253731 0.000813432835820896 0.000813432835820896],[0.00117910447761194 0.0011865671641791 0.0011865671641791 0.00117910447761194],[0.8,0.7,0.4],'LineStyle','none')

fill([0.000694029850746269 0.000694029850746269 0.000701492537313433 0.000701492537313433],[0.0011865671641791 0.00119402985074627 0.00119402985074627 0.0011865671641791],[0.8,0.7,0.4],'LineStyle','none')

fill([0.000798507462686567 0.000798507462686567 0.000805970149253731 0.000805970149253731],[0.0011865671641791 0.00119402985074627 0.00119402985074627 0.0011865671641791],[0.8,0.7,0.4],'LineStyle','none')

fill([0.000701492537313433 0.000701492537313433 0.000708955223880597 0.000708955223880597],[0.00119402985074627 0.00120149253731343 0.00120149253731343 0.00119402985074627],[0.8,0.7,0.4],'LineStyle','none')

fill([0.000791044776119403 0.000791044776119403 0.000798507462686567 0.000798507462686567],[0.00119402985074627 0.00120149253731343 0.00120149253731343 0.00119402985074627],[0.8,0.7,0.4],'LineStyle','none')

fill([0.000708955223880597 0.000708955223880597 0.000716417910447761 0.000716417910447761],[0.00120149253731343 0.0012089552238806 0.0012089552238806 0.00120149253731343],[0.8,0.7,0.4],'LineStyle','none')

fill([0.000783582089552239 0.000783582089552239 0.000791044776119403 0.000791044776119403],[0.00120149253731343 0.0012089552238806 0.0012089552238806 0.00120149253731343],[0.8,0.7,0.4],'LineStyle','none')

fill([0.000716417910447761 0.000716417910447761 0.000723880597014925 0.000723880597014925],[0.0012089552238806 0.00121641791044776 0.00121641791044776 0.0012089552238806],[0.8,0.7,0.4],'LineStyle','none')

fill([0.000776119402985075 0.000776119402985075 0.000783582089552239 0.000783582089552239],[0.0012089552238806 0.00121641791044776 0.00121641791044776 0.0012089552238806],[0.8,0.7,0.4],'LineStyle','none')

fill([0.000723880597014925 0.000723880597014925 0.00073134328358209 0.00073134328358209],[0.00121641791044776 0.00122388059701493 0.00122388059701493 0.00121641791044776],[0.8,0.7,0.4],'LineStyle','none')

fill([0.000768656716417911 0.000768656716417911 0.000776119402985075 0.000776119402985075],[0.00121641791044776 0.00122388059701493 0.00122388059701493 0.00121641791044776],[0.8,0.7,0.4],'LineStyle','none')

fill([0.00073134328358209 0.00073134328358209 0.000738805970149254 0.000738805970149254],[0.00122388059701493 0.00123134328358209 0.00123134328358209 0.00122388059701493],[0.8,0.7,0.4],'LineStyle','none')

fill([0.000761194029850746 0.000761194029850746 0.000768656716417911 0.000768656716417911],[0.00122388059701493 0.00123134328358209 0.00123134328358209 0.00122388059701493],[0.8,0.7,0.4],'LineStyle','none')

fill([0.000738805970149254 0.000738805970149254 0.000746268656716418 0.000746268656716418],[0.00123134328358209 0.00123880597014925 0.00123880597014925 0.00123134328358209],[0.8,0.7,0.4],'LineStyle','none')

fill([0.000753731343283582 0.000753731343283582 0.000761194029850746 0.000761194029850746],[0.00123134328358209 0.00123880597014925 0.00123880597014925 0.00123134328358209],[0.8,0.7,0.4],'LineStyle','none')

fill([0.000746268656716418 0.000746268656716418 0.000753731343283582 0.000753731343283582],[0.00123880597014925 0.00124626865671642 0.00124626865671642 0.00123880597014925],[0.8,0.7,0.4],'LineStyle','none')
